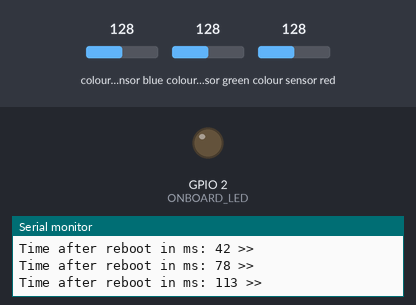
This sketch was run on a simulated ESP32. On the bench: output pins drawn as LEDs (lit = HIGH), the last lines printed to the serial monitor. Dashed ring = blinking. The inputs (shaded band) are chosen by the test bench; at power-on: colour sensor blue 128, colour sensor green 128, colour sensor red 128.

Above: at 0.1 s.
3.0 s: colour sensor blue set to 16
7.5 s: colour sensor blue set to 13
At 8.5 s:
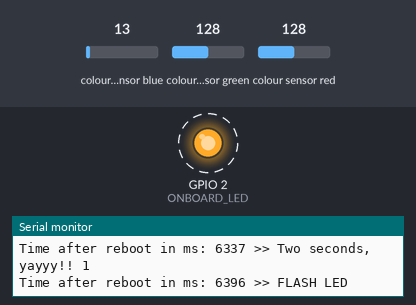
16.1 s: colour sensor green set to 191
At 17.68 s:
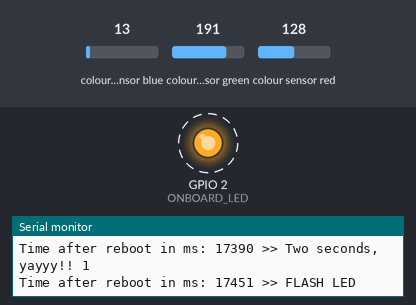
21.1 s: colour sensor red set to 70
25.6 s: colour sensor red set to 61
At 26.21 s:
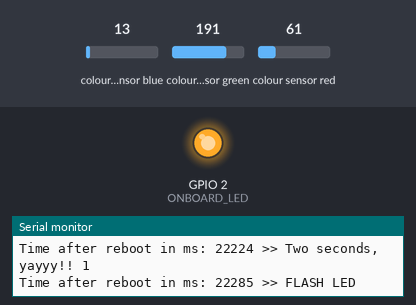
34.2 s: colour sensor blue set to 16
38.7 s: colour sensor blue set to 20
At 41.64 s:
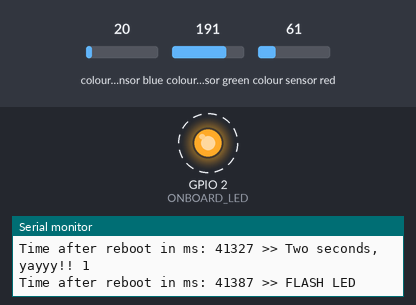
Timing chart, 0 to 46.2 s (numbered marks = the images above; inputs shaded):
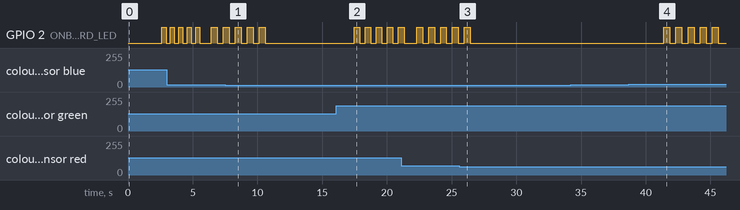

The sketch:

Part3.ino
```cpp
/*
#Ref
https://www.makerguides.com/interfacing-esp32-and-tcs34725-rgb-color-sensor/
https://github.com/adafruit/Adafruit_TCS34725

#Wiring
#RGB sensor
TCS34725 - ESP32
3v3      - 3v3
SCL      - P22
SDA      - P21
GND      - GND

#On board LED
ESP32 - PIN2
*/

#include "Wire.h"
#include "Adafruit_TCS34725.h"

#define MAX_THRESHOLD 90
#define ONBOARD_LED 2
#define TWO_SECONDS 2000 // 2000 ms = 2 second
#define ONE_SECOND 1000
#define TOTAL_COLORS 3 //total 3 colors, RGB

Adafruit_TCS34725 tcs = Adafruit_TCS34725(TCS34725_INTEGRATIONTIME_600MS, TCS34725_GAIN_1X);

unsigned long startTime_avgVal = 0; //start time
unsigned long startTime_totalVal = 0; //start time
float totalVal = 0;
int counter = 0;
// Flash timing control
unsigned long lastFlashTime = 0;
bool ledState = LOW;

void setup(void) {
  Serial.begin(9600);
  pinMode(ONBOARD_LED,OUTPUT);

  if (tcs.begin()) {
    Serial.println("Found sensor");
  } else {
    Serial.println("No TCS34725 found ... check your connections");
    while (1);
  }

}

void loop(void) {
  float r, g, b, avgVal,totalAvgValue;
  unsigned long currentTime = millis();

  if(currentTime - startTime_avgVal > ONE_SECOND){
    timePassed(); Serial.println("One second completed");
    tcs.getRGB(&r, &g, &b);

    //reading sensor values
    timePassed(); Serial.print("R: "); Serial.println(r);
    timePassed(); Serial.print("G: "); Serial.println(g);
    timePassed(); Serial.print("B: "); Serial.println(b);
    avgVal = (r+g+b)/TOTAL_COLORS; //average values
    timePassed(); Serial.print("Average value: "); Serial.println(avgVal);
    totalVal = totalVal + avgVal;
    counter++; //number of readings
    startTime_avgVal = currentTime;
  }
  //checking for two seconds
  if(currentTime - startTime_totalVal > TWO_SECONDS){
    timePassed(); Serial.println("Two second completed");
    timePassed(); Serial.print("counter: "); Serial.println(counter);
    timePassed(); Serial.print("total value: "); Serial.println(totalVal);
    timePassed(); Serial.print("totalAvgValues"); Serial.println(totalVal/counter);
    timePassed(); Serial.println("Two seconds, yayyy!! 1");
    totalAvgValue = (totalVal/counter);
    if(totalAvgValue>MAX_THRESHOLD){
      timePassed(); Serial.println("FLASH LED");
      int flashInterval = map(totalAvgValue, 80, 190, 500, 100);
      flashLED(flashInterval);
    }else digitalWrite(ONBOARD_LED,LOW);
  startTime_totalVal = currentTime;
  counter=0;
  totalVal=0;
  }
  timePassed(); Serial.println(" ");
}

void flashLED(int flashInterval) {
  int i = 0;
  while(i<5){
    digitalWrite(ONBOARD_LED,HIGH);
    delay(flashInterval);
    digitalWrite(ONBOARD_LED,LOW);
    delay(flashInterval);
    i++;
  }
}

/*
to print time passed after reboot in ms
*/
void timePassed(){
  // return millis();
  Serial.print("Time after reboot in ms: "); Serial.print(millis()); Serial.print(" >> ");
}
```

Measured:
- the behaviour switches between 15 and 14 on colour sensor blue (found by bisection; images 0 and 1)
- the behaviour switches between 67 and 66 on colour sensor red (found by bisection; images 2 and 3)
- the behaviour switches between 18 and 19 on colour sensor blue (found by bisection; images 3 and 4)
- after the input at 7.5 s, GPIO 2 (ONBOARD_LED): goes on until 10.6 s, then stays LOW
- after the input at 16.1 s, GPIO 2 (ONBOARD_LED): alternates HIGH for 0.43 s and LOW for 0.43 s, starting after 1.4 s
- after the input at 25.6 s, GPIO 2 (ONBOARD_LED): goes on until 26.4 s, then stays LOW
- after the input at 38.7 s, GPIO 2 (ONBOARD_LED): alternates HIGH for 0.46 s and LOW for 0.46 s, starting after 2.7 s
